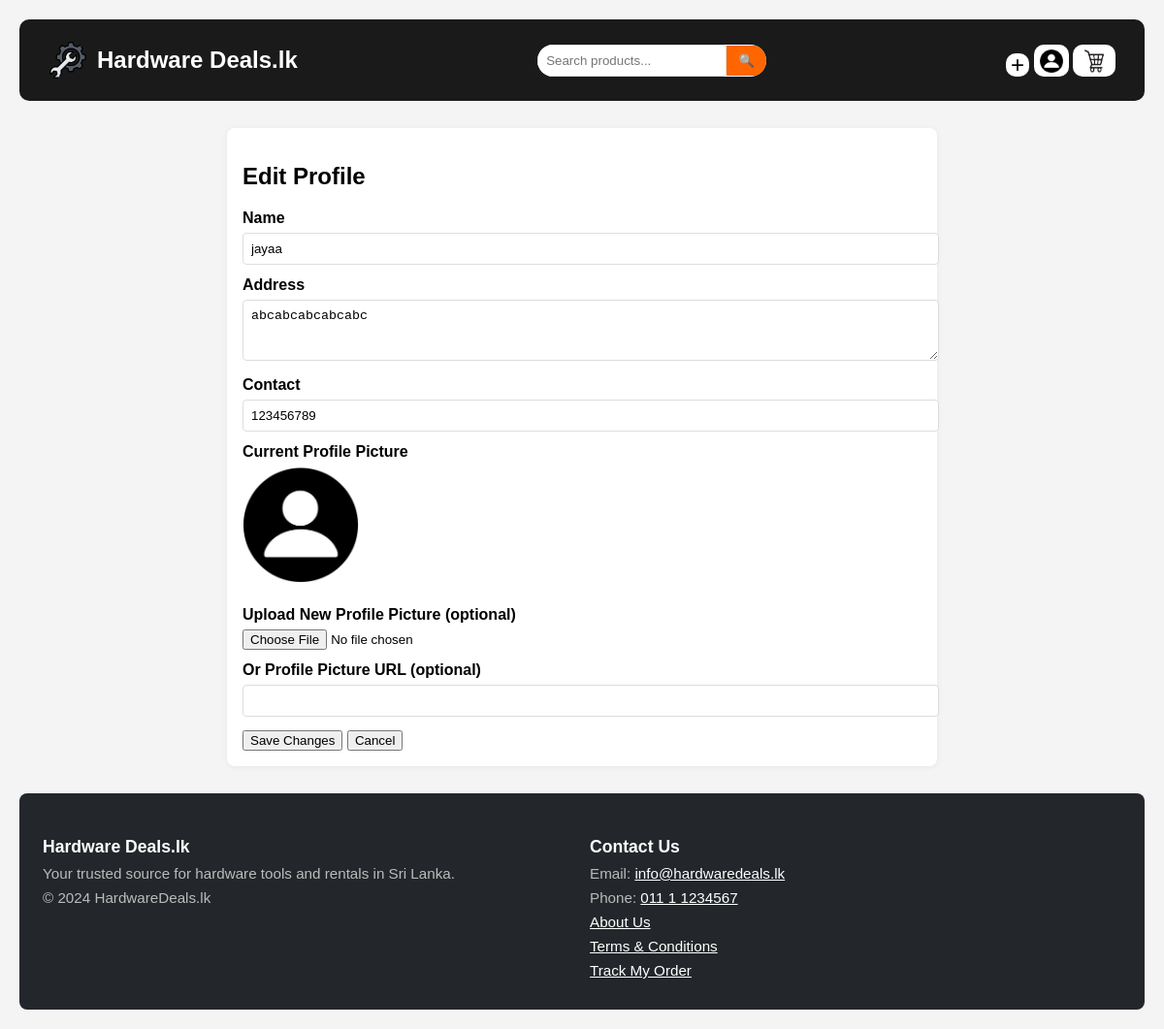
The app's page /editprofile.php (signed in) with its own data.
### tables this page shows
CREATE TABLE IF NOT EXISTS `users` (
  `uEmail` varchar(100) NOT NULL,
  `name` varchar(100) NOT NULL,
  `password` varchar(100) NOT NULL,
  `address` varchar(200) NOT NULL,
  `contact` int NOT NULL,
  `profilePic` varchar(500) NOT NULL,
  `isSeller` tinyint(1) NOT NULL,
  `ordersCompleted` int NOT NULL,
  PRIMARY KEY (`uEmail`)
);

### editprofile.php (the view, shortened to what this page needs)
<?php
$username = $_SESSION["userName"];
$con = mysqli_connect("localhost", "root", "", "hardwaredeals");
$stmt = mysqli_prepare($con, "SELECT uEmail, `name`, address, contact, profilePic FROM users WHERE uEmail = ? OR `name` = ? LIMIT 1");
mysqli_stmt_bind_param($stmt, "ss", $username, $username);
mysqli_stmt_execute($stmt);
$res = mysqli_stmt_get_result($stmt);
$user = ($res && mysqli_num_rows($res) > 0) ? mysqli_fetch_assoc($res) : null;
?>
<!DOCTYPE html>
<html lang="en">
<head>
  <link rel="stylesheet" href="style.css" />
</head>
<body>
  <header class="title-header-thing">
    <div class="logo-title">
      <img src="logo.png" alt="Logo" class="logo">
      <h1 class="title" onclick="window.location.href='index.php'">Hardware Deals.lk</h1>
    </div>
    <div class="search-box">
      <input type="text" placeholder="Search products...">
      <button type="submit">🔍</button>
    </div>
    <div class="cart">
      <button style="align-items: center; justify-content: center; width: 24px; height: 24px; padding: 0; font-size: 24px; color: black; font-weight: 300; line-height: 1; text-align: center; border: none;" onclick="window.location.href='addproduct.php'">+</button>
      <button><img src="login.png" alt="Login" style="width:24px; height:24px;" onclick="window.location.href='login.html'"></button>
      <button><img src="cart-icon.webp" alt="Cart" style=" height:24px;" onclick="window.location.href='cart.html'"></button>
    </div>
  </header>
  <div class="form-wrapper">
    <h2>Edit Profile</h2>
    <form method="post" enctype="multipart/form-data" novalidate>
      <div class="form-row">
        <label for="name">Name</label>
        <input id="name" name="name" type="text" value="<?php echo htmlspecialchars($_POST['name'] ?? $user['name']); ?>" required>
      </div>
      <div class="form-row">
        <label for="address">Address</label>
        <textarea id="address" name="address" rows="3"><?php echo htmlspecialchars($_POST['address'] ?? $user['address']); ?></textarea>
      </div>
      <div class="form-row">
        <label for="contact">Contact</label>
        <input id="contact" name="contact" type="text" value="<?php echo htmlspecialchars($_POST['contact'] ?? $user['contact']); ?>">
      </div>
      <div class="form-row">
        <label>Current Profile Picture</label>
        <div class="profile-thumb">
          <img src="<?php echo htmlspecialchars($user['profilePic'] ?: 'profile-placeholder.png'); ?>" alt="Profile" style="width:120px;height:120px;object-fit:cover;border-radius:6px;">
        </div>
      </div>
      <div class="form-row">
        <label for="profilePicFile">Upload New Profile Picture (optional)</label>
        <input id="profilePicFile" name="profilePicFile" type="file" accept="image/*">
      </div>
      <div class="form-row">
        <label for="profilePicURL">Or Profile Picture URL (optional)</label>
        <input id="profilePicURL" name="profilePicURL" type="text" value="<?php echo htmlspecialchars($_POST['profilePicURL'] ?? ''); ?>">
      </div>
      <div class="actions">
        <button type="submit">Save Changes</button>
        <button type="button" onclick="window.location.href='viewProfile.php'">Cancel</button>
      </div>
    </form>
  </div>
  <footer class="footer">
    <div class="footer-inside">
      <div class="footr2">
        <h3>Hardware Deals.lk</h3>
        <p>Your trusted source for hardware tools and rentals in Sri Lanka.</p>
        <p>&copy; 2024 HardwareDeals.lk</p>
      </div>
      <div class="footr2">
        <h3>Contact Us</h3>
        <p>Email: <a href="mailto:info@hardwaredeals.lk">info@hardwaredeals.lk</a></p>
        <p>Phone: <a href="tel:+94111234567">011 1 1234567</a></p>
        <p><a href="about.html">About Us</a></p>
        <p><a href="terms.html">Terms & Conditions</a></p>
        <p><a href="trackorder.html">Track My Order</a></p>
      </div>
    </div>
  </footer>
</body>
</html>

### style.css (style rules this page uses)
body { font-family: Arial, sans-serif; background: #f4f4f4; margin: 0; padding: 20px; box-sizing: border-box; }
h3 { margin: 5px 0 0px 0; }
.title-header-thing { box-sizing: border-box; display: flex; justify-content: space-between; border-radius: 10px; align-items: center; padding: 12px 30px; background: #1a1a1a; color: white; margin-bottom: 10px; }
.logo-title { display: flex; align-items: center; gap: 10px; }
.logo { width: 40px; height: 40px; object-fit: contain; }
.title { font-size: 1.5rem; font-weight: bold; }
.search-box { display: flex; align-items: center; background: white; border-radius: 20px; overflow: hidden; }
.search-box input { border: none; padding: 8px 12px; outline: 0px; width: 220px; }
.search-box button { border: none; background: #ff6600; color: white; padding: 8px 12px; cursor: pointer; transition: background 0.3s; }
.cart button { background: white; border: none; border-radius: 10px; padding-top: 5px; cursor: pointer; }
.cart img { width: 32px; height: 18px; outline: 1PX; outline-color: #1a1a1a; }
.footer { background:#23272b; color:#fff; padding:32px 0 16px 0; text-align:center; border-radius: 8px; }
.footer-inside { max-width:1200px; margin:0 auto; display:flex; flex-wrap:wrap; padding: 8px; margin-left: 16px; justify-content:space-between; align-items:flex-start; }
.footr2 { flex:1; min-width:200px; text-align:left; }
.footr2 h3 { margin-bottom:8px; font-size:1.1em; }
.footr2 p { margin:0 0 8px 0; font-size:0.95em; color:#bbb; }
.footr2 a { color:#fff; text-decoration:underline; }

### editprofile.php (style rules this page uses)
.form-wrapper { max-width:700px; margin:28px auto; padding:16px; background:#fff; border-radius:8px; box-shadow:0 1px 6px rgba(0,0,0,.06); }
.form-row { margin-bottom:12px; }
label { display:block; margin-bottom:6px; font-weight:600; }
input[type="text"], input[type="email"], textarea { width:100%; padding:8px; border:1px solid #ddd; border-radius:4px; }
.profile-thumb { display:inline-block; margin-bottom:8px; }
.actions { margin-top:14px; }

### records on screen
users: name "jayaa", address "abcabcabcabcabc", contact "123456789"
